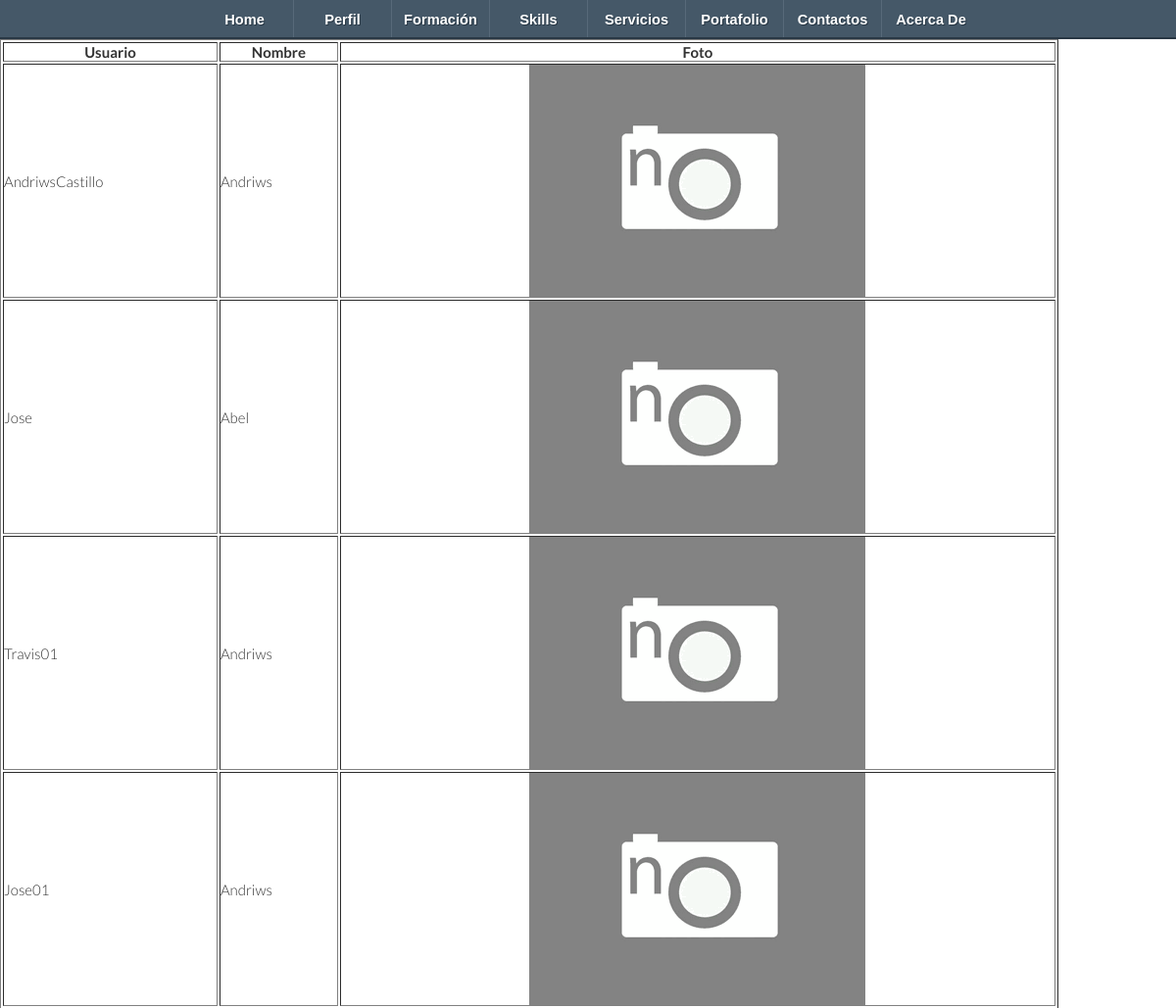
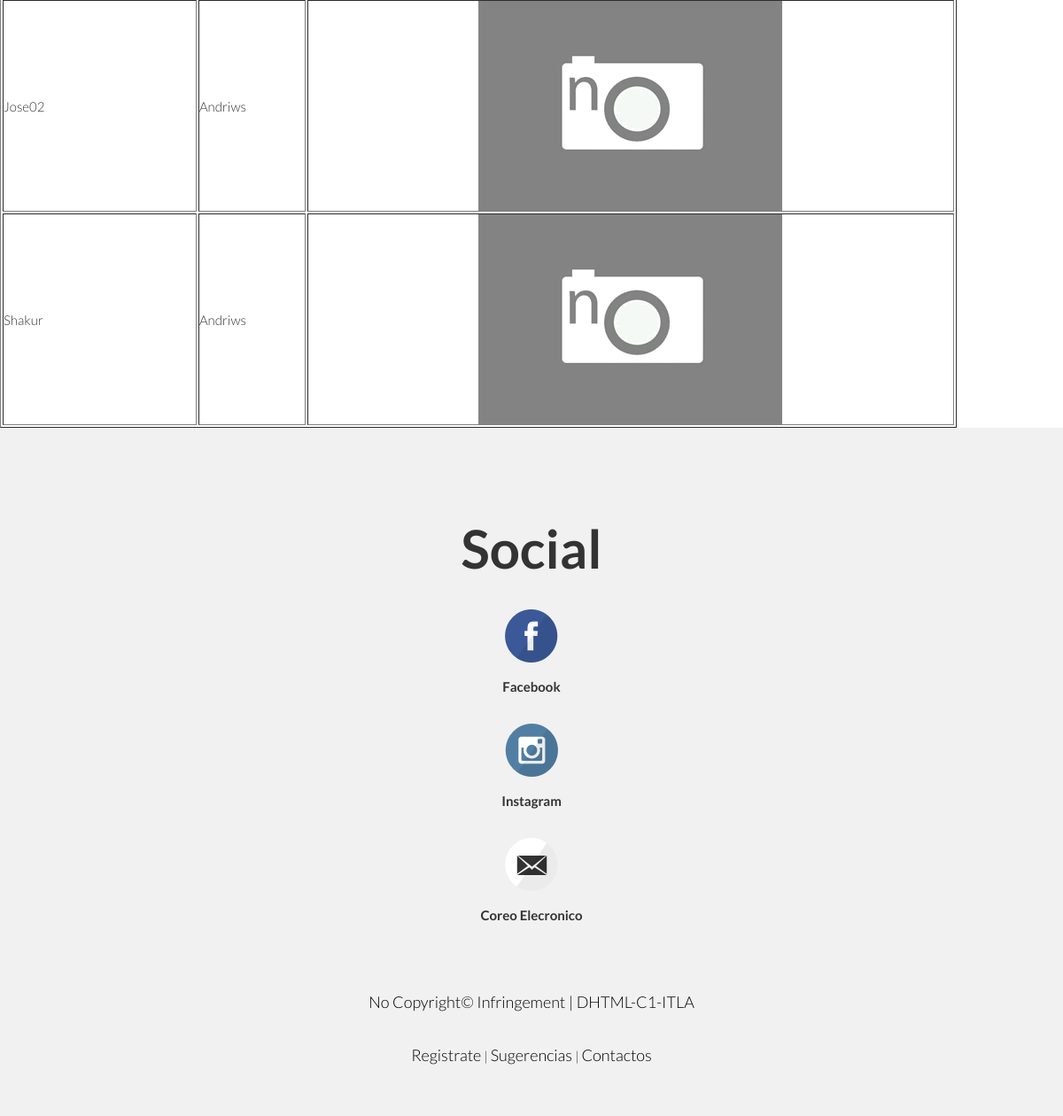
Screenshot of /listado_usuario.php with the database file from the repository (2 pictures, top to bottom).
### tables this page shows
CREATE TABLE IF NOT EXISTS `registro` (
  `id` int(100) NOT NULL AUTO_INCREMENT,
  `usuario` varchar(30) NOT NULL,
  `pass` varchar(70) NOT NULL,
  `nombreusuario` varchar(20) NOT NULL,
  `clave` varchar(45) NOT NULL,
  `nombre` varchar(40) NOT NULL,
  `apellido` varchar(70) NOT NULL,
  `correo` varchar(80) NOT NULL,
  `direccion` varchar(150) NOT NULL,
  `foto` varchar(50) NOT NULL,
  PRIMARY KEY (`id`)
);

### motor/funciones.php (the view, shortened to what this page needs)
<?php
	function mostrarUsuarios()
	{
		$consulta=mysql_query("
			SELECT * from registro
		");
		if(mysql_num_rows($consulta)>0)
		{
			echo"<table border='1' width='90%'>";
			echo"
				<tr>
					<th>Usuario</th><th>Nombre </th> <th class='fotoUsuario'>Foto </th>
				</tr>
			";
			while($fila=mysql_fetch_assoc($consulta))
			{
				$nombre=$fila['nombre'];
				$nombreusuario=$fila['usuario'];
				$foto="<img src='images/upload/{$fila['foto']}' class='fotoUsuario'>";
				echo"
				<tr>
					<td>$nombreusuario</td><td>$nombre </td><td>$foto</td>
				</tr>
			";
			}
			echo"</table>";
		}else
		{
			echo"No hay registros para mostrar";
		}
	}
?>

### listado_usuario.php (shortened to what this page needs)
<!DOCTYPE html>
<html language="es">
<head>
  <link rel="stylesheet" type="text/css" href="css_tyles/estilo.css">
  <link rel="stylesheet" type="text/css" href="css_tyles/responsive.css">
  <link rel="stylesheet" type="text/css" href="css_tyles/elastic_grid.min.css"/>
  <link rel="stylesheet" type="text/css" href="engine0/style.css"/>
</head>
<body>
<div id="pagina">
  <div id="cabeza">
    <div id="menu">
      <div id="menu-contenedor">
        <nav class="clearfix">
        <ul class="clearfix">
          <li><a href="index.html#pagina">Home</a></li>
          <li><a href="index.html#Perfil">Perfil</a></li>
          <li><a href="index.html#Formacion">Formación</a></li>
          <li><a href="index.html#Habilidades">Skills</a></li>
          <li><a href="index.html#Servicios">Servicios</a></li>
          <li><a href="index.html#Portafolio">Portafolio</a></li>
          <li><a href="index.html#Contactos">Contactos</a></li>
          <li><a href="no-session.html">Acerca De</a></li>
        </ul>
        </nav>
      </div>
    </div>
  </div>
<div id="contenido">
  <div id="Perfil">
        <div>
            <?php
              include_once("motor/funciones.php");
              mostrarUsuarios();
            ?>
        </div>
  </div>
  <div id="socialmedia">
    <section id="conteiner">
    <h3>Social</h3>
    <br>
    <div id="d1P">
      <a href="https://www.facebook.com/pages/ArtCodin/366350956905188"><img src="images/icons/Facebook.png" height="60" width="60" art="Facebook"></a>
      <br>
      <h4>Facebook</h4>
    </div>
    <div id="d1P">
      <a href="https://instagram.com/andriwzcastillo/"><img src="images/icons/Instagram.png" height="60" width="60" art="Instragram"></a>
      <br>
      <h4>Instagram</h4>
    </div>
    <div id="d1P">
      <a href="mailto:andriwscastillo@gmail.com"><img src="images/icons/Mail.png" height="60" width="60" art="Correo"></a>
      <br>
      <h4>Coreo Elecronico</h4>
    </div>
    </section>
  </div>
</div>
<div id="pie">
  <p>
    <p>
      No Copyright&copy; Infringement | DHTML-C1-ITLA
    </p>
    <br>
    <a href="registrarusuario.html#Perfil">Registrate</a> | <a href="sugerencias.html#Perfil">Sugerencias</a> | <a href="contactanos.html#Perfil">Contactos</a>
  </p>
</div>
</div>
</body>
</html>

### css_tyles/estilo.css (style rules this page uses)
* { margin:0; padding:0; overflow-x:hidden; }
#pagina { font-family:'Lato',Calibri,Arial,sans-serif; font-weight:300; font-size:15px; color:#333; width:100%; margin:0 auto; }
#contenido { width:100%; min-height:700px; background:green; }
#Perfil { width:100%; min-height:700px; background:#FFFFFF; }
#conteiner { margin-left:auto; margin-right:auto; min-height:200px; width:90%; padding-top:50px; }
#d1P { text-align:justify; padding:15px; display:inline-block; width:30%; }
h3 { margin-top:50px; font-size:4em; text-align:center; }
.d1,.d2,.d3,img { display:block; margin-left:auto; margin-right:auto }
#socialmedia { width:100%; min-height:300px; background:#F1F1F1; }
#socialmedia h4 { text-align:center; }
#pie { text-align:center; width:100%; min-height:200px; background:#F1F1F1; }
#pie p { padding:20px; color:black; font-size:18px; text-decoration:none; }
#pie a { color:black; font-size:18px; text-decoration:none; }
.clearfix:before,.clearfix:after { content:" "; display:table; }
.clearfix:after { clear:both; }
.clearfix { overflow:hidden; *zoom:1; }
nav { height:40px; width:100%; background:#455868; font-size:11pt; font-family:'PT Sans',Arial,sans-serif; font-weight:bold; position:relative; border-bottom:2px solid #283744; }
nav ul { padding:0; margin:0 auto; width:800px; height:40px; }
nav li { display:inline; float:left; }
nav a { color:#fff; display:inline-block; width:100px; text-align:center; text-decoration:none; line-height:40px; text-shadow:1px 1px 0px #283744; }
nav li a { border-right:1px solid #576979; box-sizing:border-box; -moz-box-sizing:border-box; -webkit-box-sizing:border-box; }
nav li:last-child a { border-right:0; }

### css_tyles/responsive.css (style rules this page uses)
@media only screen and (min-device-width:768px) and (max-device-width:1024px) and (-webkit-min-device-pixel-ratio:1) { #d1P { padding-top:1em; width:100%; height:100%; } }
@media only screen and (min-device-width:768px) and (max-device-width:1024px) and (orientation:portrait) and (-webkit-min-device-pixel-ratio:1) { #d1P { padding-top:1em; width:100%; height:100%; } }
@media (min-device-width:800px) and (max-device-width:1280px) { #d1P { padding-top:1em; width:100%; height:100%; } }
@media (max-device-width:800px) and (orientation:portrait) { #d1P { padding-top:1em; width:100%; height:100%; } }
@media only screen and (min-device-width:530px) and (max-device-width:960px) and (-webkit-min-device-pixel-ratio:1) { #d1P { padding-top:1em; width:100%; height:100%; } }

### rows the page displays
registro: usuario "AndriwsCastillo", nombre "Andriws", foto (placeholder picture)
registro: usuario "Jose", nombre "Abel", foto (placeholder picture)
registro: usuario "Travis01", nombre "Andriws", foto (placeholder picture)
registro: usuario "Jose01", nombre "Andriws", foto (placeholder picture)
registro: usuario "Jose02", nombre "Andriws", foto (placeholder picture)
registro: usuario "Shakur", nombre "Andriws", foto (placeholder picture)
